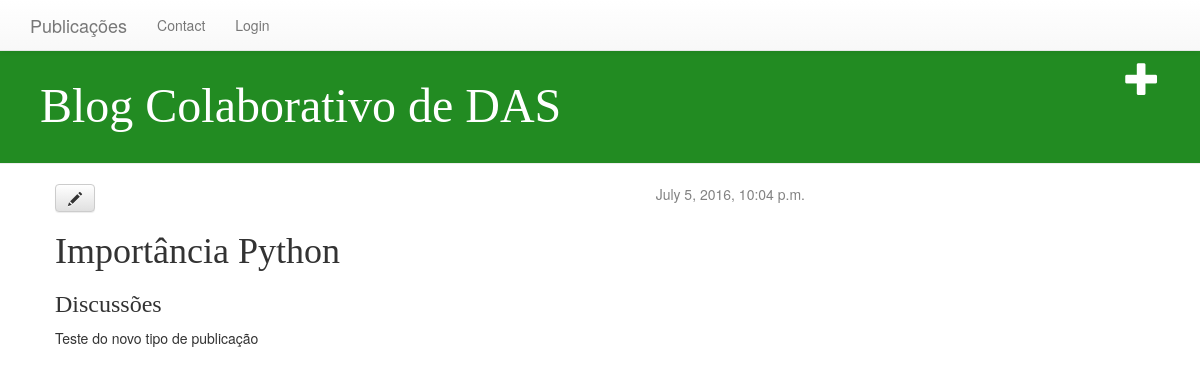
Before: /publication/11/ with the older database file.
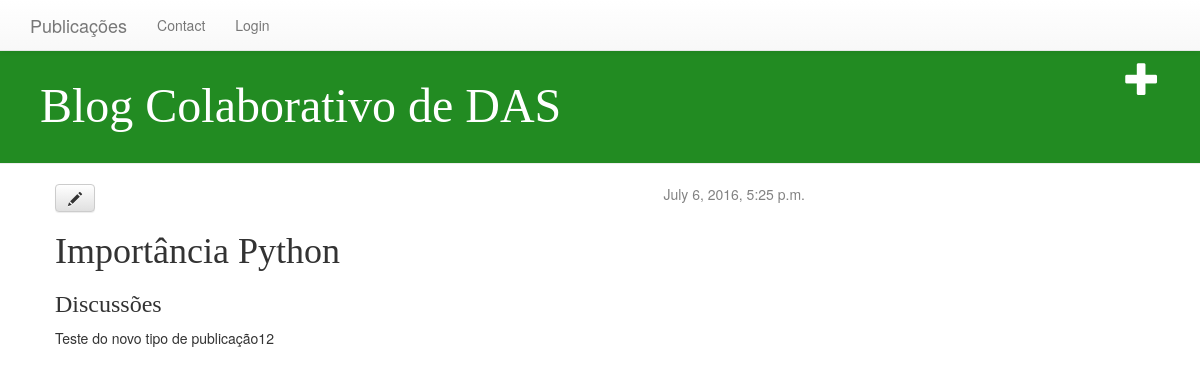
After: the same page with the newer database file.
### blog/models.py (models this page shows, shortened)
class Publication(models.Model):
	author = models.ForeignKey('auth.User')
	title = models.CharField(max_length = 150)
	contet = models.TextField()
	created_date = models.DateTimeField(default = timezone.now)
	published_date = models.DateTimeField(blank = True, null = True)
	published_type = models.CharField(max_length = 20, default = 1)

### blog/views.py (the view)
# urls.py: url(r'^publication/(?P<pk>[0-9]+)/$', views.publication_detail),
def publication_detail (request, pk):
	publication = get_object_or_404(Publication, pk=pk)
	return render(request, 'blog/publication_detail.html', {'publication': publication})

### blog/templates/blog/publication_detail.html (shortened to what this page needs)
{% extends 'blog/base.html' %}
{% block content %}
    <div class="publication">
        {% if publication.published_date %}
            <div class="date">
                {{ publication.published_date }}
            </div>
        {% endif %}
        <a class="btn btn-default" href="{% url 'publication_edit' pk=publication.pk %}"><span class="glyphicon glyphicon-pencil"></span></a>
        <h1>{{ publication.title }}</h1>
        <h3>{{ publication.published_type }}</h3>
        <p>{{ publication.contet|linebreaks }}</p>
    </div>
{% endblock %}

### blog/templates/blog/base.html (shortened to what this page needs)
{% load staticfiles %}
<html>
    <head>
        <link rel="stylesheet" href="//maxcdn.bootstrapcdn.com/bootstrap/3.2.0/css/bootstrap.min.css">
        <link rel="stylesheet" href="//maxcdn.bootstrapcdn.com/bootstrap/3.2.0/css/bootstrap-theme.min.css">
        <link rel="stylesheet" href="{% static 'css/blog.css' %}">
    </head>
    <body>
        {% include "blog/menu.html" %}
        <br />
        <br />
        <div class="page-header">
            <a href="{% url 'blog.views.publication_new' %}" class="top-menu"><span class="glyphicon glyphicon-plus"></span></a>
            <h1><a href="{% url 'blog.views.publication_list' %}">Blog Colaborativo de DAS</a></h1>
        </div>
        <div class="content container">
            <div class="row">
                <div class="col-md-8">
                    {% block content %}
                    {% endblock %}
                </div>
            </div>
        </div>
    </body>
</html>

### blog/templates/blog/menu.html (shortened to what this page needs)
<div class="navbar navbar-default navbar-fixed-top">
  <div class="container">
    <div class="navbar-header">
      <a class="navbar-brand" href="{% url 'publication_list' %}">Publicações</a>
    </div>
    <div class="navbar-collapse collapse">
      <ul class="nav navbar-nav">
        <li><a href="{% url 'contact' %}">Contact</a></li>
        <li><a href="{% url 'admin:index' %}">Login</a></li>
          </ul>
    </div>
  </div>
</div>

### blog/static/css/blog.css (style rules this page uses)
h1 a { color: #FCA205; }
h1 a { color: #00008B; font-family: 'Times New Roman'; }
.page-header { background-color: #228B22; margin-top: 0; padding: 20px 20px 20px 40px; }
.page-header h1, .page-header h1 a, .page-header h1 a:visited, .page-header h1 a:active { color: #ffffff; font-size: 36pt; text-decoration: none; }
.content { margin-left: 40px; }
h1, h2, h3, h4 { font-family: 'Times New Roman', cursive; }
.date { float: right; color: #828282; }
.top-menu, .top-menu:hover, .top-menu:visited { color: #ffffff; float: right; font-size: 26pt; margin-right: 20px; }

Changed rows visible on the page:
changed Publication "Importância Python": published_date "July 5, 2016, 10:04 p.m." → "July 6, 2016, 5:25 p.m."; contet "Teste do novo tipo de publicação" → "Teste do novo tipo de publicação12"
